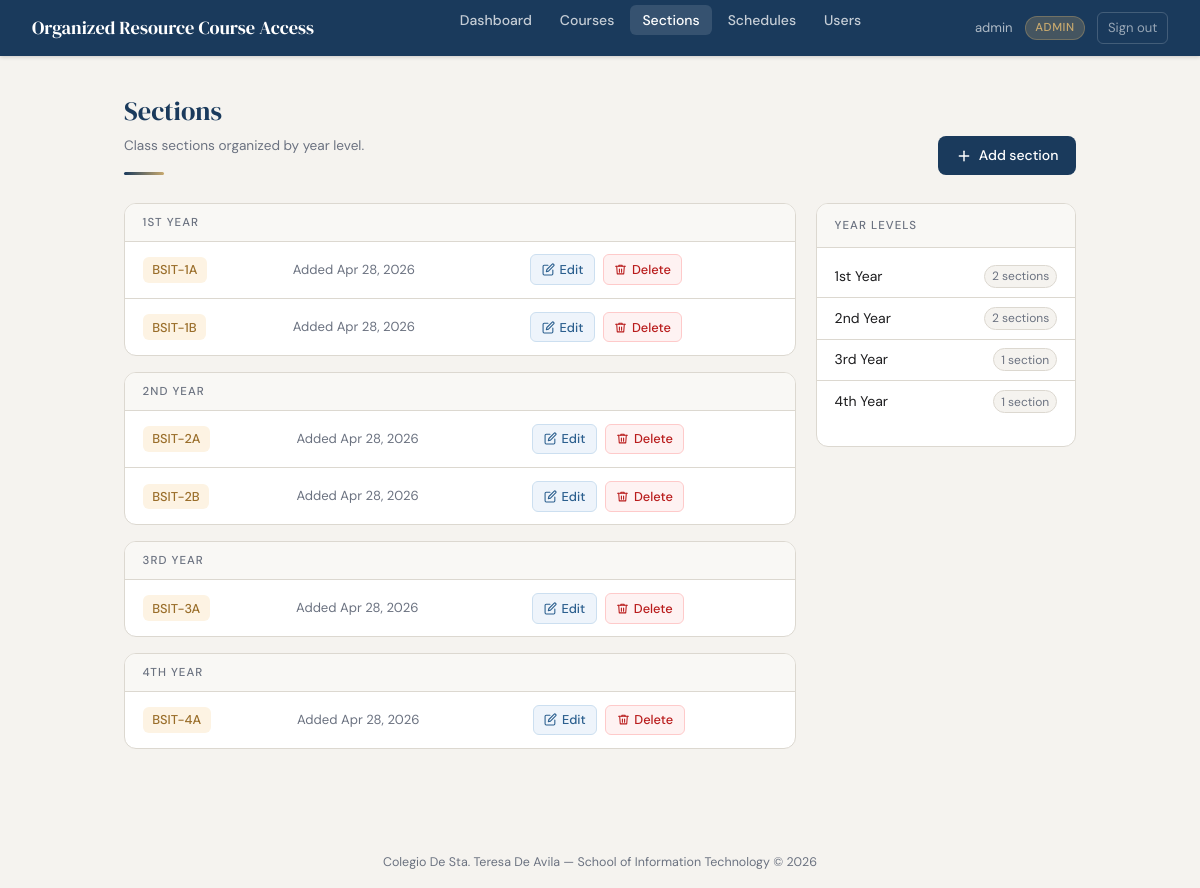
The page /modules/sections/index.php (signed in) on the database its author committed.
### tables this page shows
CREATE TABLE `sections` (
  `section_id` int(11) NOT NULL AUTO_INCREMENT,
  `section_name` varchar(50) NOT NULL,
  `year_id` int(11) NOT NULL,
  `created_at` timestamp NOT NULL DEFAULT current_timestamp(),
  PRIMARY KEY (`section_id`),
  KEY `fk_sections_year` (`year_id`),
  CONSTRAINT `fk_sections_year` FOREIGN KEY (`year_id`) REFERENCES `year_levels` (`year_id`) ON UPDATE CASCADE
);

CREATE TABLE `year_levels` (
  `year_id` int(11) NOT NULL AUTO_INCREMENT,
  `year_level` varchar(50) NOT NULL,
  PRIMARY KEY (`year_id`)
);

### modules/sections/index.php (the view, shortened to what this page needs)
<?php
require_once '../../config/db.php';
$sections = $pdo->query(
    "SELECT s.*, y.year_level
     FROM sections s
     JOIN year_levels y ON s.year_id = y.year_id
     ORDER BY y.year_id ASC, s.section_name ASC"
)->fetchAll();
$year_levels = $pdo->query("SELECT * FROM year_levels ORDER BY year_id ASC")->fetchAll();
$grouped = [];
foreach ($sections as $s) {
    $grouped[$s['year_level']][] = $s;
}
?>
<!DOCTYPE html>
<html lang="en">
<head>
  <link href="https://cdn.jsdelivr.net/npm/bootstrap@5.3.3/dist/css/bootstrap.min.css" rel="stylesheet">
</head>
<body>
  <nav class="top-nav">
    <a class="nav-brand" href="../../index.php">Organized Resource Course Access</a>
    <ul class="nav-links">
      <li><a href="../../index.php">Dashboard</a></li>
      <li><a href="../courses/index.php">Courses</a></li>
      <li><a href="index.php" class="active">Sections</a></li>
      <li><a href="../schedules/index.php">Schedules</a></li>
      <?php if ($_SESSION['role'] === 'admin'): ?>
      <li><a href="../users/index.php">Users</a></li>
      <?php endif; ?>
    </ul>
    <div class="nav-user">
      <span><?= htmlspecialchars($_SESSION['username']) ?></span>
      <span class="badge-role"><?= htmlspecialchars($_SESSION['role']) ?></span>
      <a href="../../logout.php">Sign out</a>
    </div>
  </nav>
  <div class="page-wrap">
    <div class="page-header">
      <div>
        <h2>Sections</h2>
        <p>Class sections organized by year level.</p>
        <div class="accent-line"></div>
      </div>
      <a href="add.php" class="btn-add">
        <svg viewBox="0 0 24 24"><line x1="12" y1="5" x2="12" y2="19"/><line x1="5" y1="12" x2="19" y2="12"/></svg>
        Add section
      </a>
    </div>
    <div class="content-grid">
      <div>
        <?php if (empty($sections)): ?>
          <div class="table-card">
            <div class="empty-state">
              <p>No sections found. <a href="add.php">Add the first one.</a></p>
            </div>
          </div>
        <?php else: ?>
          <?php foreach ($grouped as $year_label => $rows): ?>
            <div class="table-card" style="margin-bottom: 1rem;">
              <div class="year-group-header"><?= htmlspecialchars($year_label) ?></div>
              <table>
                <tbody>
                  <?php foreach ($rows as $s): ?>
                  <tr>
                    <td><span class="section-badge"><?= htmlspecialchars($s['section_name']) ?></span></td>
                    <td style="color:var(--muted); font-size:.82rem;">
                      Added <?= date('M j, Y', strtotime($s['created_at'])) ?>
                    </td>
                    <td>
                      <div class="actions">
                        <a href="edit.php?id=<?= $s['section_id'] ?>" class="btn-edit">
                          <svg viewBox="0 0 24 24"><path d="M11 4H4a2 2 0 0 0-2 2v14a2 2 0 0 0 2 2h14a2 2 0 0 0 2-2v-7"/><path d="M18.5 2.5a2.121 2.121 0 0 1 3 3L12 15l-4 1 1-4 9.5-9.5z"/></svg>
                          Edit
                        </a>
                        <a href="delete.php?id=<?= $s['section_id'] ?>" class="btn-delete"
                           onclick="return confirm('Delete section <?= htmlspecialchars(addslashes($s['section_name'])) ?>? This cannot be undone.')">
                          <svg viewBox="0 0 24 24"><polyline points="3 6 5 6 21 6"/><path d="M19 6l-1 14H6L5 6"/><path d="M10 11v6"/><path d="M14 11v6"/><path d="M9 6V4h6v2"/></svg>
                          Delete
                        </a>
                      </div>
                    </td>
                  </tr>
                  <?php endforeach; ?>
                </tbody>
              </table>
            </div>
          <?php endforeach; ?>
        <?php endif; ?>
      </div>
      <div class="side-card">
        <div class="side-card-header">
          <span>Year levels</span>
        </div>
        <ul>
          <?php foreach ($year_levels as $y):
            $count = isset($grouped[$y['year_level']]) ? count($grouped[$y['year_level']]) : 0;
          ?>
          <li>
            <?= htmlspecialchars($y['year_level']) ?>
            <span class="year-count"><?= $count ?> section<?= $count !== 1 ? 's' : '' ?></span>
          </li>
          <?php endforeach; ?>
        </ul>
      </div>
    </div>
  </div>
  <p class="page-footer">
    Colegio De Sta. Teresa De Avila &mdash; School of Information Technology &copy; <?= date('Y') ?>
  </p>
</body>
</html>

### rows shown on the page
sections: section_name "BSIT-1A", created_at "Apr 28, 2026"
sections: section_name "BSIT-1B", created_at "Apr 28, 2026"
sections: section_name "BSIT-2A", created_at "Apr 28, 2026"
sections: section_name "BSIT-2B", created_at "Apr 28, 2026"
sections: section_name "BSIT-3A", created_at "Apr 28, 2026"
sections: section_name "BSIT-4A", created_at "Apr 28, 2026"
year_levels: year_level "1st Year", year_level "2"
year_levels: year_level "2nd Year", year_level "2", shows "s"
year_levels: year_level "3rd Year", year_level "1"
year_levels: year_level "4th Year", year_level "1"

### other values the page prints
$_SESSION['username'] "admin"
$_SESSION['role'] "ADMIN"
$year_label "1ST YEAR"
$year_label "2ND YEAR"
$year_label "3RD YEAR"
$year_label "4TH YEAR"
